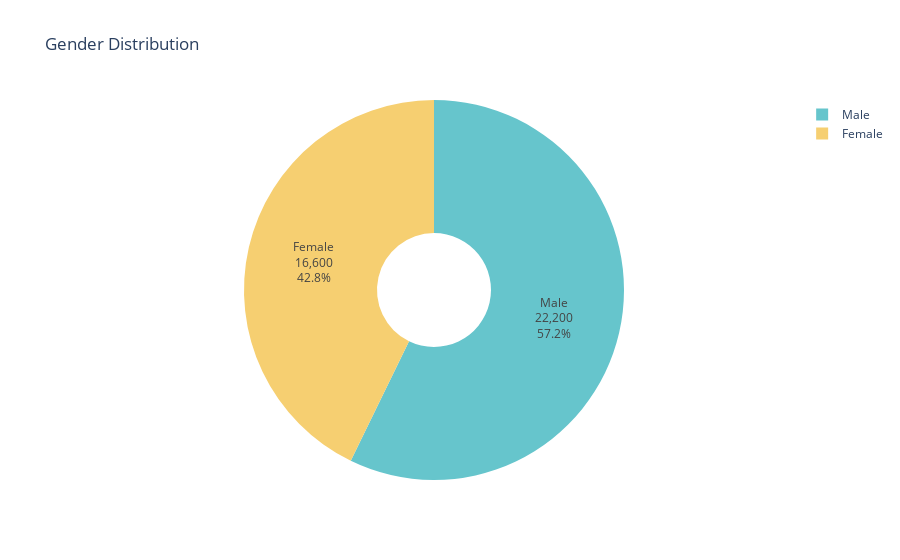

Notebook code for this chart:
### Markdown cell above
- CREATE A PIE CHART FOR THE GENDER COLUMN

### Code cell
# Calculate the counts and percentages
gender_counts = online_food['Gender'].value_counts().reset_index()
gender_counts.columns = ['Gender', 'Percentage']
gender_counts['Percentage'] *= 100

# Create the donut chart
fig = px.pie(gender_counts, values='Percentage', names='Gender', 
             title='Gender Distribution', 
             hole=0.3,  # Set the size of the hole for the donut chart
             labels={'Gender': 'Gender', 'Percentage': 'Percentage (%)'},
             color_discrete_sequence=px.colors.qualitative.Pastel)  # Set colors for the segments

# Add data labels
fig.update_traces(textposition='inside', textinfo='percent+label+value')

# Show the plot
fig.show()

### Figure 1 — Plotly figure (JSON) as saved in the notebook; plotly's stock layout.template omitted (floating-point values rounded to 4 significant figures)
{"data": [{"domain": {"x": [0, 1], "y": [0, 1]}, "hole": 0.3, "hovertemplate": "Gender=%{label}<br>Percentage (%)=%{value}<extra></extra>", "labels": ["Male", "Female"], "legendgroup": "", "name": "", "showlegend": true, "textinfo": "percent+label+value", "textposition": "inside", "type": "pie", "values": [22200, 16600]}], "layout": {"legend": {"tracegroupgap": 0}, "piecolorway": ["rgb(102, 197, 204)", "rgb(246, 207, 113)", "rgb(248, 156, 116)", "rgb(220, 176, 242)", "rgb(135, 197, 95)", "rgb(158, 185, 243)", "rgb(254, 136, 177)", "rgb(201, 219, 116)", "rgb(139, 224, 164)", "rgb(180, 151, 231)", "rgb(179, 179, 179)"], "title": {"text": "Gender Distribution"}}}
